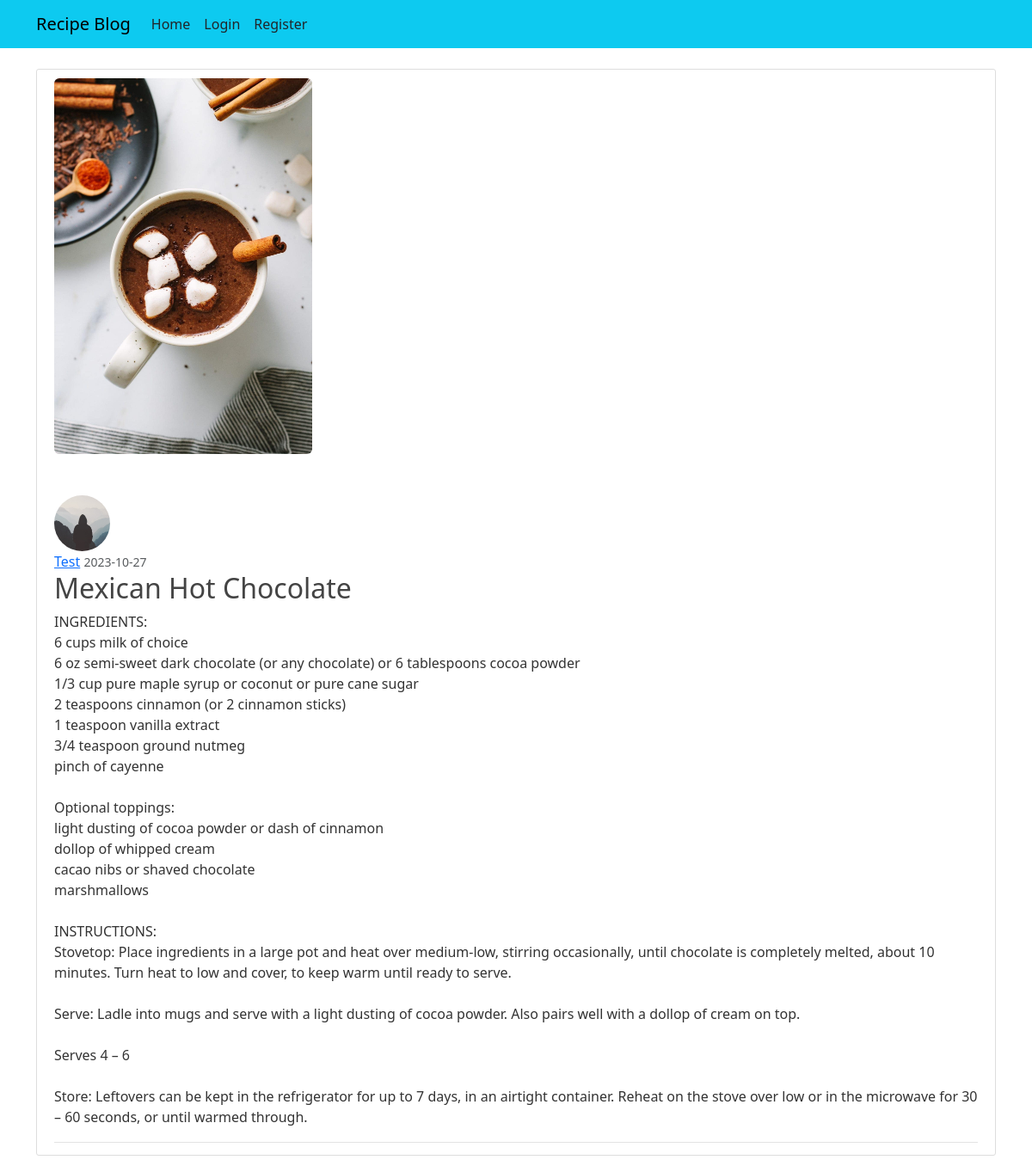
Page /post/7 on the committed database.
### recipeblog/models.py (models this page shows, shortened)
class Post(db.Model):
    id = db.Column(db.Integer, primary_key=True)
    title = db.Column(db.String(100), nullable=False)
    date_posted = db.Column(db.DateTime, nullable=False,
                            default=datetime.utcnow)
    content = db.Column(db.Text, nullable=False)
    image = db.Column(db.String(20), nullable=False, default='default2.jpg')
    user_id = db.Column(db.Integer, db.ForeignKey('user.id'), nullable=False)

class User(db.Model, UserMixin):
    id = db.Column(db.Integer, primary_key=True)
    username = db.Column(db.String(20), unique=True, nullable=False)
    email = db.Column(db.String(120), unique=True, nullable=False)
    image = db.Column(db.String(20), nullable=False, default='default.jpg')
    password = db.Column(db.String(60), nullable=False)
    posts = db.relationship('Post', backref='author', lazy=True)

### recipeblog/routes.py (the view)
@app.route("/post/<int:post_id>")
def post(post_id):
    post = Post.query.get_or_404(post_id)
    return render_template('post.html', title=post.title, post=post)

### recipeblog/templates/post.html (shortened to what this page needs)
{% extends "layout.html" %}
{% block content %}
<article class="media content-section">
    <form method="POST" action="" >
        <div class="mb-5">
            <img class="rounded" src=" {{ url_for('static', filename='recipe_pics/' + post.image)  }}" width="300" ,height="300">
        </div>
        <div>
        <img class="rounded-circle article-img" src=" {{ url_for('static', filename='profile_pics/' + post.author.image)  }}">
        </div>
        <div class="media-body">
            <div class="article-metadata">
                <a class="mr-2" href="#">{{ post.author.username }}</a>
                <small class="text-muted">{{ post.date_posted.strftime('%Y-%m-%d') }}</small>
                        <h2 class="article-title">{{ post.title }}</h2>
            <p class="article-content">{{ post.content }}</p>
        </div>
    </article>
{% endblock content %}

### recipeblog/static/main.css (style rules this page uses)
body { background: #ffffff; color: #333333; margin-top: 5rem; }
h1, h2, h3, h4, h5, h6 { color: #444444; }
.content-section { background: #ffffff; padding: 10px 20px; border: 1px solid #dddddd; border-radius: 3px; margin-bottom: 20px; }
.article-title { color: #444444; }
.article-content { white-space: pre-line; }
.article-img { height: 65px; width: 65px; margin-right: 16px; }
.article-metadata { padding-bottom: 1px; margin-bottom: 4px; border-bottom: 1px solid #e3e3e3 }

### rows in the picture
Post: image (picture), date_posted "2023-10-27", title "Mexican Hot Chocolate", content "INGREDIENTS: 6 cups milk of choice 6 oz semi-sweet dark chocolate (or any chocolate) or 6 tablespoons cocoa powder 1/3 cup pure maple syrup or coconut or pure cane sugar 2 teaspoons cinnamon (or 2 cinnamon sticks) 1 teaspoon vanilla extract 3/4 teaspoon ground nutmeg pinch of cayenne Optional toppings: light dusting of cocoa powder or dash of cinnamon dollop of whipped cream cacao nibs or shaved chocolate marshmallows INSTRUCTIONS: Stovetop: Place ingredients in a large pot and heat over medium-low, stirring occasionally, until chocolate is completely melted, about 10 minutes. Turn heat to low and cover, to keep warm until ready to serve. Serve: Ladle into mugs and serve with a light…"
User: image (placeholder picture), author.username "Test"
